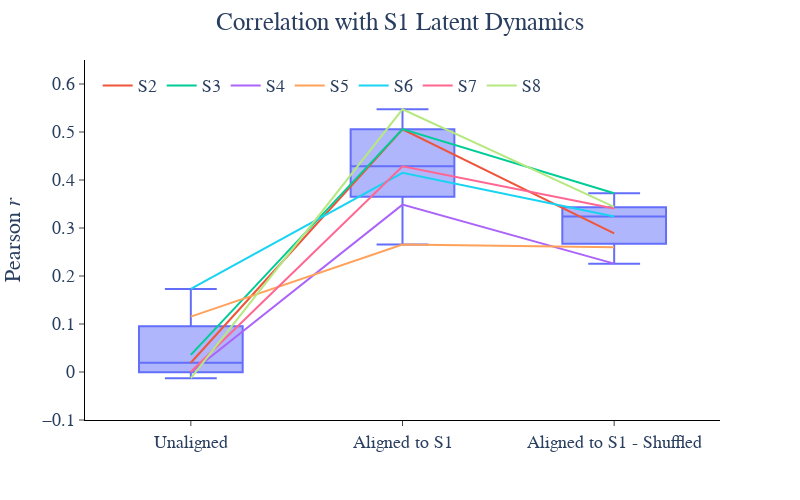

The code cell stored with this chart in its notebook:
### Code cell
fig = px.line(corr_df_mean, x='Condition', y="Correlation", color='Patient', width=800, height=500, color_discrete_sequence=px.colors.qualitative.Plotly[1:])
fig.add_traces(px.box(corr_df_mean, x='Condition', y="Correlation").data)
fig.update_layout(
    plot_bgcolor='white',
    legend=dict(
        orientation='h',
        yanchor='top',
        y=0.98,
        xanchor='left',
        x=0.02,
        title_text=''
    ),
    title_text=f'Correlation with S1 Latent Dynamics',
    title_x=0.5,
    font=dict(size=18, family='Arial')
)
fig.update_xaxes(
    title='',
    mirror=False,
    ticks='outside',
    showline=True,
    linecolor='black',
    showgrid=False,
)
fig.update_yaxes(
    title='Pearson <i>r</i>',
    mirror=False,
    ticks='outside',
    showline=True,
    linecolor='black',
    showgrid=False,
    range=[-0.1, 0.65]
)

fig.show()

### Figure 1 — Plotly figure (JSON) as saved in the notebook; plotly's stock layout.template omitted (floating-point values rounded to 4 significant figures)
{"data": [{"hovertemplate": "Patient=S2<br>Condition=%{x}<br>Correlation=%{y}<extra></extra>", "legendgroup": "S2", "line": {"color": "#EF553B", "dash": "solid"}, "marker": {"symbol": "circle"}, "mode": "lines", "name": "S2", "orientation": "v", "showlegend": true, "type": "scatter", "x": ["Unaligned", "Aligned to S1", "Aligned to S1 - Shuffled"], "xaxis": "x", "y": [0.01918, 0.5057, 0.2887], "yaxis": "y"}, {"hovertemplate": "Patient=S3<br>Condition=%{x}<br>Correlation=%{y}<extra></extra>", "legendgroup": "S3", "line": {"color": "#00CC96", "dash": "solid"}, "marker": {"symbol": "circle"}, "mode": "lines", "name": "S3", "orientation": "v", "showlegend": true, "type": "scatter", "x": ["Unaligned", "Aligned to S1", "Aligned to S1 - Shuffled"], "xaxis": "x", "y": [0.03554, 0.506, 0.3723], "yaxis": "y"}, {"hovertemplate": "Patient=S4<br>Condition=%{x}<br>Correlation=%{y}<extra></extra>", "legendgroup": "S4", "line": {"color": "#AB63FA", "dash": "solid"}, "marker": {"symbol": "circle"}, "mode": "lines", "name": "S4", "orientation": "v", "showlegend": true, "type": "scatter", "x": ["Unaligned", "Aligned to S1", "Aligned to S1 - Shuffled"], "xaxis": "x", "y": [-0.001028, 0.3486, 0.2257], "yaxis": "y"}, {"hovertemplate": "Patient=S5<br>Condition=%{x}<br>Correlation=%{y}<extra></extra>", "legendgroup": "S5", "line": {"color": "#FFA15A", "dash": "solid"}, "marker": {"symbol": "circle"}, "mode": "lines", "name": "S5", "orientation": "v", "showlegend": true, "type": "scatter", "x": ["Unaligned", "Aligned to S1", "Aligned to S1 - Shuffled"], "xaxis": "x", "y": [0.1154, 0.2654, 0.2598], "yaxis": "y"}, {"hovertemplate": "Patient=S6<br>Condition=%{x}<br>Correlation=%{y}<extra></extra>", "legendgroup": "S6", "line": {"color": "#19D3F3", "dash": "solid"}, "marker": {"symbol": "circle"}, "mode": "lines", "name": "S6", "orientation": "v", "showlegend": true, "type": "scatter", "x": ["Unaligned", "Aligned to S1", "Aligned to S1 - Shuffled"], "xaxis": "x", "y": [0.1729, 0.4149, 0.3241], "yaxis": "y"}, {"hovertemplate": "Patient=S7<br>Condition=%{x}<br>Correlation=%{y}<extra></extra>", "legendgroup": "S7", "line": {"color": "#FF6692", "dash": "solid"}, "marker": {"symbol": "circle"}, "mode": "lines", "name": "S7", "orientation": "v", "showlegend": true, "type": "scatter", "x": ["Unaligned", "Aligned to S1", "Aligned to S1 - Shuffled"], "xaxis": "x", "y": [0.0006695, 0.4286, 0.3405], "yaxis": "y"}, {"hovertemplate": "Patient=S8<br>Condition=%{x}<br>Correlation=%{y}<extra></extra>", "legendgroup": "S8", "line": {"color": "#B6E880", "dash": "solid"}, "marker": {"symbol": "circle"}, "mode": "lines", "name": "S8", "orientation": "v", "showlegend": true, "type": "scatter", "x": ["Unaligned", "Aligned to S1", "Aligned to S1 - Shuffled"], "xaxis": "x", "y": [-0.01287, 0.5473, 0.3441], "yaxis": "y"}, {"alignmentgroup": "True", "hovertemplate": "Condition=%{x}<br>Correlation=%{y}<extra></extra>", "legendgroup": "", "marker": {"color": "#636efa"}, "name": "", "notched": false, "offsetgroup": "", "orientation": "v", "showlegend": false, "type": "box", "x": ["Unaligned", "Aligned to S1", "Aligned to S1 - Shuffled", "Unaligned", "Aligned to S1", "Aligned to S1 - Shuffled", "Unaligned", "Aligned to S1", "Aligned to S1 - Shuffled", "Unaligned", "Aligned to S1", "Aligned to S1 - Shuffled", "Unaligned", "Aligned to S1", "Aligned to S1 - Shuffled", "Unaligned", "Aligned to S1", "Aligned to S1 - Shuffled", "Unaligned", "Aligned to S1", "Aligned to S1 - Shuffled"], "x0": " ", "xaxis": "x", "y": [0.01918, 0.5057, 0.2887, 0.03554, 0.506, 0.3723, -0.001028, 0.3486, 0.2257, 0.1154, 0.2654, 0.2598, 0.1729, 0.4149, 0.3241, 0.0006695, 0.4286, 0.3405, -0.01287, 0.5473, 0.3441], "y0": " ", "yaxis": "y"}], "layout": {"font": {"family": "Arial", "size": 18}, "height": 500, "legend": {"orientation": "h", "title": {"text": ""}, "tracegroupgap": 0, "x": 0.02, "xanchor": "left", "y": 0.98, "yanchor": "top"}, "margin": {"t": 60}, "plot_bgcolor": "white", "title": {"text": "Correlation with S1 Latent Dynamics", "x": 0.5}, "width": 800, "xaxis": {"anchor": "y", "domain": [0, 1], "linecolor": "black", "mirror": false, "showgrid": false, "showline": true, "ticks": "outside", "title": {"text": ""}}, "yaxis": {"anchor": "x", "domain": [0, 1], "linecolor": "black", "mirror": false, "range": [-0.1, 0.65], "showgrid": false, "showline": true, "ticks": "outside", "title": {"text": "Pearson <i>r</i>"}}}}
